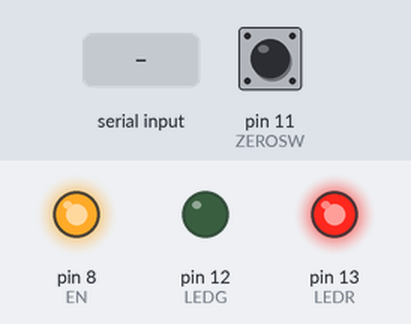
Bench run of a sketch on a simulated Arduino Uno, built with avr-gcc and run on an emulated ATmega328P. Parts: output pins drawn as LEDs (lit = HIGH). The test bench sets the inputs (shaded band); at power-on: pin 11 (ZEROSW) HIGH. What the sketch prints to the serial monitor is not drawn.

Above: at 0.8 s.
0.9 s: pin 11 (ZEROSW) pulled LOW for 0.15 s
At 2.1 s:
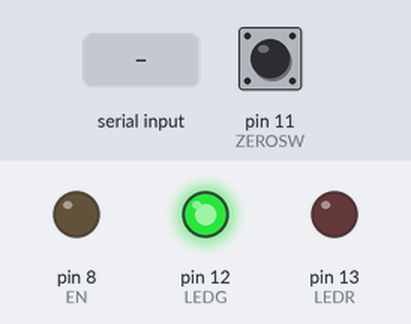
2.5 s: "AZ EL\n" received over Serial
Timing chart, 0 to 5.5 s (numbered marks = the images above; inputs shaded):
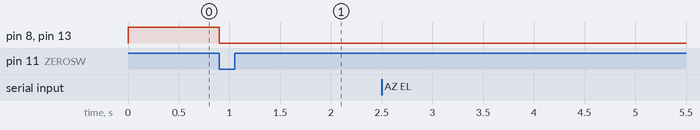

Measured:
- after the input at 0.9 s, pin 8 (EN), pin 13 (LEDR): HIGH → LOW at once; pin 12 (LEDG): LOW → HIGH at once
- after the input at 2.5 s, every drawn part: stays the same

The sketch:

OE8HSRotorMK-1-gpredict-hamlib.ino
```cpp
/*
 * OE8HSRotorMK-1 — Test-Firmware für gpredict / rotctld (Hamlib EasyComm II)
 *
 * rotctld (Seriell → TCP für gpredict) — Baudrate wie Serial.begin() unten (19200):
 *
 *   rotctld -m 202 -s 19200 -r /dev/ttyUSB0 -t 2000 -T 127.0.0.1
 *
 *   -m 202      EasyComm II
 *   -s 19200    wie Serial.begin(19200) in dieser Firmware
 *   -r …       serielles Gerät ggf. anpassen (ttyUSB0, ttyACM0, …)
 *   -t 2000    TCP-Port für gpredict
 *   -T 127.0.0.1  nur localhost
 *
 * Ausgangsbasis: OE8HSRotorMK-1.ino (unverändert im Repo belassen).
 *
 * Hintergrund:
 * Hamlib easycomm_rot_get_position() sendet nacheinander "AZ\n" und "EL\n"
 * und erwartet je eine Zeile "AZ<winkel>" bzw. "EL<winkel>" (sscanf "AZ%f" / "EL%f").
 * Die Original-Firmware antwortet nur auf die zusammengefasste Abfrage "AZ EL",
 * daher schlagen Positionsabfragen fehl — gpredict kann beim Tracking u. a. nicht
 * zuverlässig nachführen.
 *
 * Änderungen in dieser Datei:
 * - Antwort auf Positionsabfrage "AZ" bzw. "EL" (optional mit \r, allein oder mit Leerzeichen)
 * - Zeilenende \r und \n als Befehlsende akzeptiert
 * - Reihenfolge der Parser-Zweige: spezielle / längere Muster vor kürzeren "AZ…"-Zweigen
 */

#include <math.h>
#include <stdlib.h>
#include <string.h>
#include <ctype.h>
#include <AccelStepper.h>
#include <EEPROM.h>

#define DIR_AZ 5
#define STEP_AZ 2
#define DIR_EL 6
#define STEP_EL 3
#define EN 8

#define LEDR 13
#define LEDG 12
#define ZEROSW 11

#define SPR 200
#define RATIOEL 120
#define RATIOAZ 40

AccelStepper AZstepper(1, STEP_AZ, DIR_AZ);
AccelStepper ELstepper(1, STEP_EL, DIR_EL);

int counter;
bool done;

static void strip_cr(char *s)
{
  size_t len = strlen(s);
  while (len > 0 && (s[len - 1] == '\r' || s[len - 1] == '\n'))
  {
    s[len - 1] = '\0';
    len--;
  }
}

static bool az_el_combined_query(const char *buf)
{
  return strstr(buf, "AZ EL") != NULL || strstr(buf, "AZ  EL") != NULL;
}

static void reply_az(void)
{
  Serial.print("AZ");
  Serial.println(getAzAngle(), 1);
}

static void reply_el(void)
{
  Serial.print("EL");
  Serial.println(getElAngle(), 1);
}

void setup()
{
  AZstepper.setMaxSpeed(1000);
  AZstepper.setAcceleration(500);

  ELstepper.setMaxSpeed(2000);
  ELstepper.setAcceleration(1000);

  pinMode(EN, OUTPUT);
  digitalWrite(EN, LOW);

  pinMode(LEDG, OUTPUT);
  digitalWrite(LEDG, LOW);
  pinMode(LEDR, OUTPUT);
  digitalWrite(LEDR, LOW);

  pinMode(ZEROSW, INPUT);
  digitalWrite(ZEROSW, HIGH);

  Serial.begin(19200);

  counter = 0;
  done = 0;

  setZero();
}

void loop()
{
  static int AZstep = 0;
  static int ELstep = 0;

  cmd_proc(AZstep, ELstep);
  stepper_move(AZstep, ELstep);
}

void setZero(void)
{
  while (digitalRead(ZEROSW) != LOW)
  {
    digitalWrite(LEDR, HIGH);
    digitalWrite(EN, HIGH);
  }

  digitalWrite(LEDR, LOW);
  digitalWrite(LEDG, HIGH);
  digitalWrite(EN, LOW);

  ELstepper.setCurrentPosition(0);
  AZstepper.setCurrentPosition(0);
}

void cmd_proc(int &stepAz, int &stepEl)
{
  static char buffer[256];
  char incomingByte;
  char data[256];

  if (Serial.available() > 0)
  {
    incomingByte = Serial.read();
    switch (incomingByte)
    {
    case '\n':
    case '\r':
      done = 1;
      break;

    case 'U':
      done = 1;
      break;

    default:
      if (counter < (int)sizeof(buffer) - 1)
      {
        buffer[counter++] = incomingByte;
        buffer[counter] = '\0';
      }
      else
      {
        counter = 0;
        buffer[0] = '\0';
      }
      break;
    }
  }

  if (done)
  {
    strip_cr(buffer);

    if (az_el_combined_query(buffer))
    {
      Serial.print("AZ");
      Serial.print(getAzAngle(), 1);
      Serial.print(" ");
      Serial.print("EL");
      Serial.println(getElAngle(), 1);
    }
    else
    {
      for (int i = 0; i < (int)strlen(buffer); i++)
      {
        if (buffer[i] == 'R' && buffer[i + 1] == 'E' && buffer[i + 2] == 'S' &&
            buffer[i + 3] == 'E' && buffer[i + 4] == 'T')
        {
          setZero();
          stepAz = 0;
          stepEl = 0;
        }
        else if (buffer[i] == 'S' && buffer[i + 1] == 'A' && buffer[i + 2] == ' ' &&
                 buffer[i + 3] == 'S' && buffer[i + 4] == 'E')
        {
          stepAz = AZstepper.currentPosition();
          stepEl = ELstepper.currentPosition();
        }
        else if (buffer[i] == 'E' && buffer[i + 1] == 'L' &&
                 (isdigit((unsigned char)buffer[i + 2]) || buffer[i + 2] == '.' ||
                  buffer[i + 2] == '-' || buffer[i + 2] == '+'))
        {
          strncpy(data, buffer + (i + 2), sizeof(data) - 1);
          data[sizeof(data) - 1] = '\0';
          double angleEl = atof(data);
          stepEl = (deg2stepEL(angleEl)) * -1;
          Serial.println("EL");
        }
        else if (buffer[i] == 'A' && buffer[i + 1] == 'Z' &&
                 (isdigit((unsigned char)buffer[i + 2]) || buffer[i + 2] == '.' ||
                  buffer[i + 2] == '-' || buffer[i + 2] == '+'))
        {
          strncpy(data, buffer + (i + 2), sizeof(data) - 1);
          data[sizeof(data) - 1] = '\0';
          double angleAz = atof(data);
          stepAz = deg2stepAZ(angleAz);
          Serial.println("AZ");
        }
        else if (buffer[i] == 'A' && buffer[i + 1] == 'Z')
        {
          char c = buffer[i + 2];
          if (c == '\0' || c == ' ' || c == '\t')
            reply_az();
        }
        else if (buffer[i] == 'E' && buffer[i + 1] == 'L')
        {
          char c = buffer[i + 2];
          if (c == '\0' || c == ' ' || c == '\t')
            reply_el();
        }
      }
    }

    done = 0;
    counter = 0;
    buffer[0] = '\0';
  }
}

void stepper_move(int stepAz, int stepEl)
{
  AZstepper.moveTo(stepAz);
  ELstepper.moveTo(stepEl);

  AZstepper.run();
  ELstepper.run();
}

int deg2stepAZ(double deg)
{
  return (RATIOAZ * SPR * deg / 360);
}

double step2degAZ(int Step)
{
  return (360 * Step / (SPR * RATIOAZ));
}

int deg2stepEL(double deg)
{
  return (RATIOEL * SPR * deg / 360);
}

double step2degEL(int Step)
{
  return (360 * Step / (SPR * RATIOEL));
}

float getElAngle(void)
{
  return (float)step2degEL(ELstepper.currentPosition());
}

float getAzAngle(void)
{
  return (float)step2degAZ(AZstepper.currentPosition());
}

boolean isNumber(char *input)
{
  for (int i = 0; input[i] != '\0'; i++)
  {
    if (isalpha(input[i]))
      return false;
  }
  return true;
}
```
